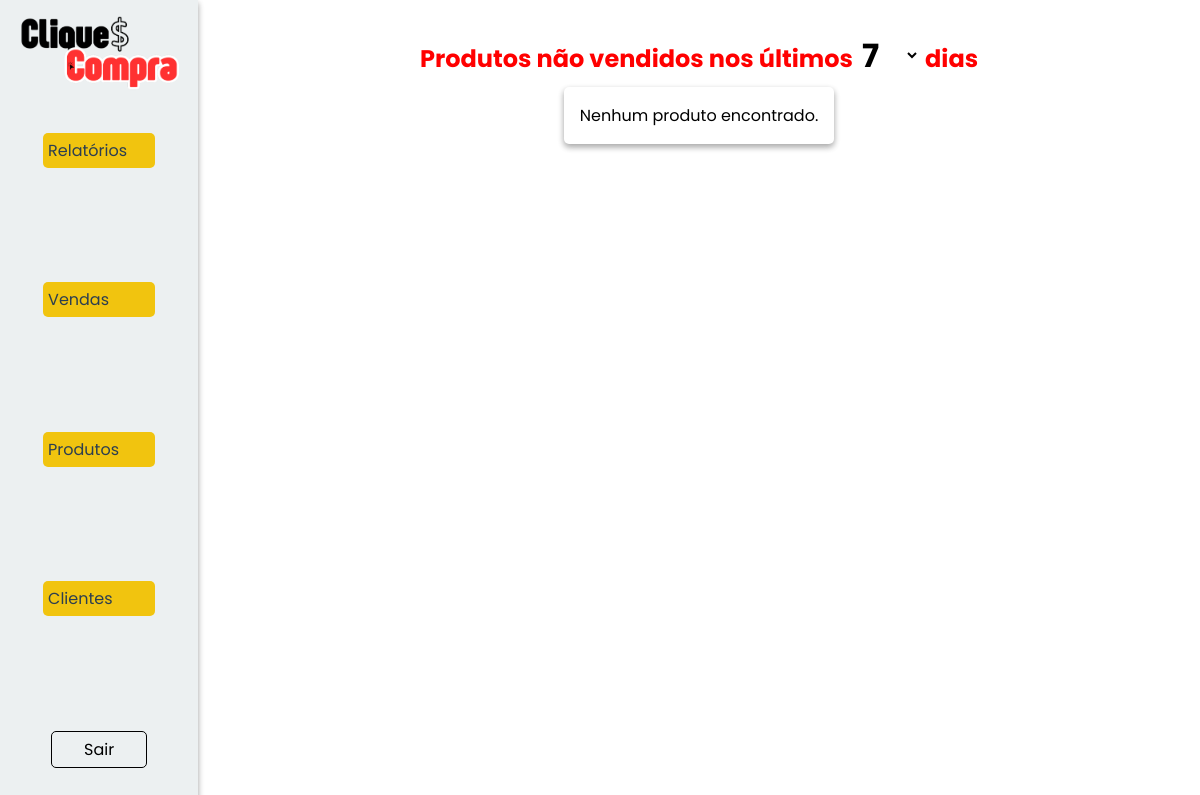
The app's page /relatorios/naovendidos (signed in), older data.
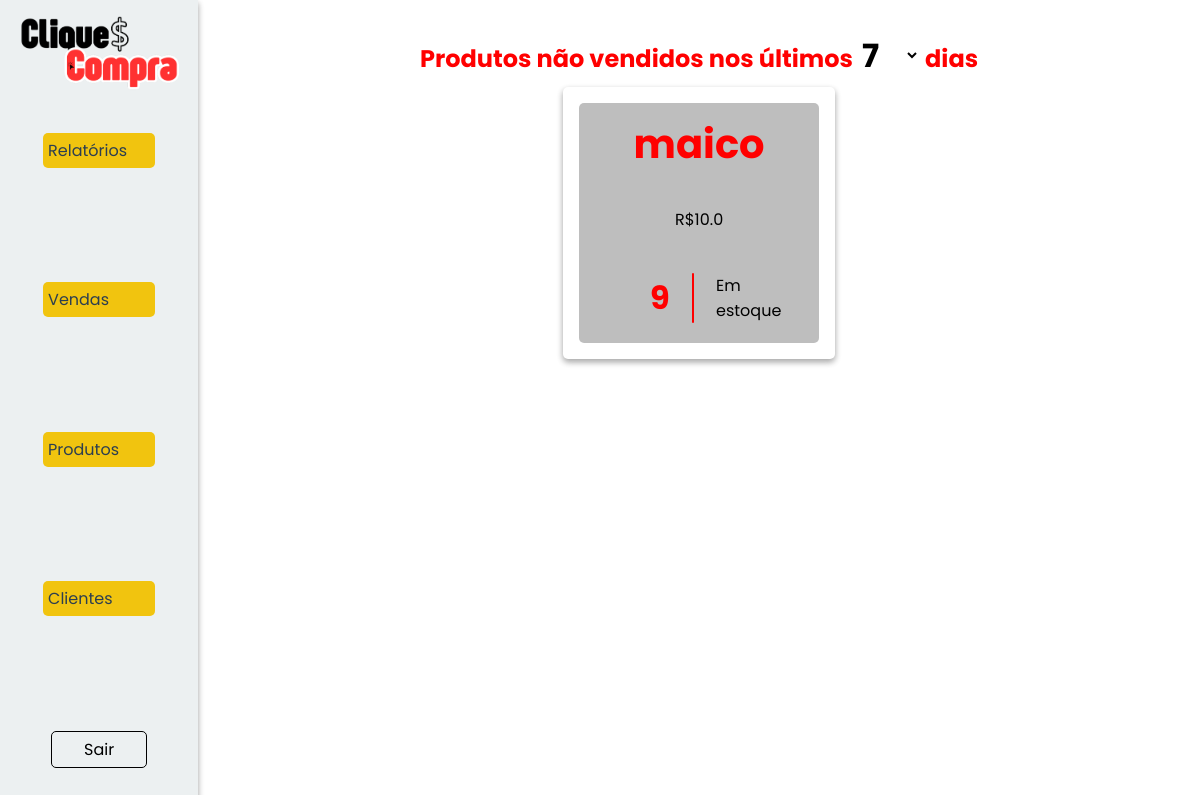
The same page, newer data.
### models/produtos.py (models this page shows, shortened)
class Produto(Base):
    __tablename__ = 'tb_produtos'
    pro_id: Mapped[int] = mapped_column(primary_key=True, autoincrement=True)
    pro_nome: Mapped[str] = mapped_column(nullable=False)
    pro_descricao: Mapped[str] = mapped_column(nullable=False)
    pro_preco: Mapped[float] = mapped_column(nullable=False)
    pro_estoque: Mapped[int] = mapped_column()

### controllers/relatorios.py (the view)
@relatorio_bp.route('/naovendidos', methods=['GET', 'POST'])
@login_required
@role_required("admin")
def naovendidos():
    consulta = []
    dias = request.form.get("dias", type=int, default=7)
    result = []
    print("metodo post")
    try:
        sql_mysql = text("""
            SELECT pro_nome, pro_preco, pro_estoque
            FROM tb_produtos
            WHERE pro_id NOT IN (
                SELECT vpr_pro_id
                FROM tb_vendas_produtos
                JOIN tb_vendas ON vpr_ven_id = ven_id
                WHERE ven_data >= CURDATE() - INTERVAL :dias DAY
            )
        """)
        sql_sqlite = text("""
SELECT pro_nome, pro_preco, pro_estoque
FROM tb_produtos
WHERE pro_id NOT IN (
    SELECT DISTINCT vpr_pro_id
    FROM tb_vendas_produtos
    JOIN tb_vendas ON vpr_ven_id = ven_id
    WHERE ven_data >= DATE('now', '-? days')
)
""")
        consulta = session.execute(sql_sqlite, {"dias": dias}).fetchall()
        print(consulta)
        subquery = (
            session.query(VendaProdutos.vpr_pro_id)
            .join(Venda, VendaProdutos.vpr_ven_id == Venda.ven_id)
            .filter(Venda.ven_data >= func.date('now', f'-{dias} days'))  # Usar função compatível com SQLite
            .subquery()
        )
        query = (
            session.query(Produto.pro_nome, Produto.pro_preco, Produto.pro_estoque)
            .filter(Produto.pro_nome.not_in(select(subquery)))  # Força o uso de SELECT
        )
        result = query.all()
        print("Resultado da consulta:", result)
    except Exception as e:
        print(f"Erro ao gerar relatório: {str(e)}", "error")
        flash(f"Erro ao gerar relatório: {str(e)}", "error")
    finally:
        return render_template("relatorios/naovendidos.html", produtos=result)

### controllers/clientes.py (called while the page is built)
@login_manager.user_loader
def load_user(user_id):
    return Cliente.find(id=user_id)

### models/clientes.py (called while the page is built, shortened)
    @classmethod
    def find(cls, **kwargs):
        if 'email' in kwargs:
            return session.query(cls).filter_by(cli_email=kwargs['email']).first() #SELECT * FROM tb_clientes WHERE cli_email = email
        elif 'id' in kwargs:
            return session.query(cls).filter_by(cli_id=kwargs['id']).first() #SELECT * FROM tb_clientes WHERE cli_id = id
        else:
            raise AttributeError('A busca deve ser feita por email ou id.')

### templates/relatorios/naovendidos.html (shortened to what this page needs)
{% extends "model.html" %}
{% block head_extras %}
<link rel="stylesheet" href="{{ url_for('static', filename='style/model.css') }}">
<link rel="stylesheet" href="{{ url_for('static', filename='style/relatorios.css') }}">
{% endblock %}
{% block content %}
<nav>
    <img src="../../static/assets/cliqueconta.png" alt="Logo do CliqueCompra">
    <div class="links">
        <div class="dropdown">
            <button class="dropdown-button" onclick="toggleDropdown('relatorios-menu')">Relatórios</button>
        </div>
        <div class="dropdown">
            <button class="dropdown-button" onclick="toggleDropdown('vendas-menu')">Vendas</button>
        </div>
        <div class="dropdown">
            <button class="dropdown-button" onclick="toggleDropdown('produtos-menu')">Produtos</button>
        </div>
        <div class="dropdown">
            <button class="dropdown-button" onclick="toggleDropdown('clientes-menu')">Clientes</button>
        </div>
        <a class='sair' href="{{url_for('cliente.logout')}}">Sair</a>
    </div>
</nav>
<div class="relatorio">
    <h2>Produtos não vendidos nos últimos
        <form action="{{ url_for('relatorio.naovendidos') }}" method="post" style="display:inline;" class="filtro dias">
            <select name="dias" id="dias" onchange="this.form.submit()">
                <option value="7" {% if request.form.get('dias') == '7' %}selected{% endif %}>7</option>
            </select>
        </form>
        dias
    </h2>
    <ol class="respostas">
        {% if produtos %}
            {% for produto in produtos %}
                <li class="resposta">
                    <span class="nome-produto">{{ produto.pro_nome }}</span>
                    <span class="preco">R${{ produto.pro_preco }}</span>
                    <div class="unidades">
                        <h2>{{ produto.pro_estoque }}</h2>
                        <div class="divisor"></div>
                        <p>Em estoque</p>
                    </div>
                </li>
            {%endfor%}
        {% else %}
            <p>Nenhum produto encontrado.</p>
        {% endif %}
    </ol>
</div>
{% endblock %}

Row changes from the older to the newer data that the page shows:
added Produto: pro_nome "maico", pro_preco "10.0", pro_estoque "9"
Text that changed along with them:
text no longer shown: "Nenhum produto encontrado."
